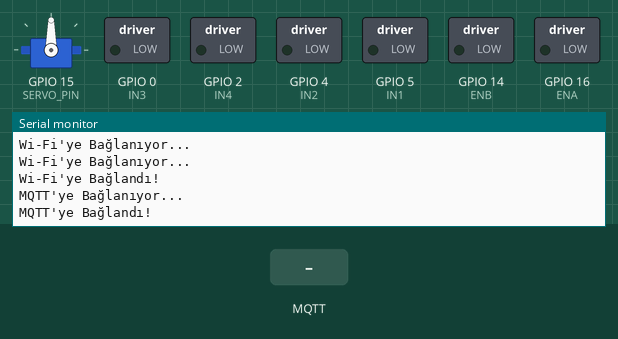
The sketch below on a simulated ESP8266 (NodeMCU). On the bench: servo, switched loads named in the sketch (green lamp = pin HIGH), the last lines printed to the serial monitor. The inputs (shaded band) are chosen by the test bench. WiFi joins after 1.5 s; servers stay silent unless stated; no MQTT or app messages arrive unless stated.

Above: at 2.7 s.
2.8 s: MQTT message "1" arrives on the first subscribed topic
At 4.0 s:
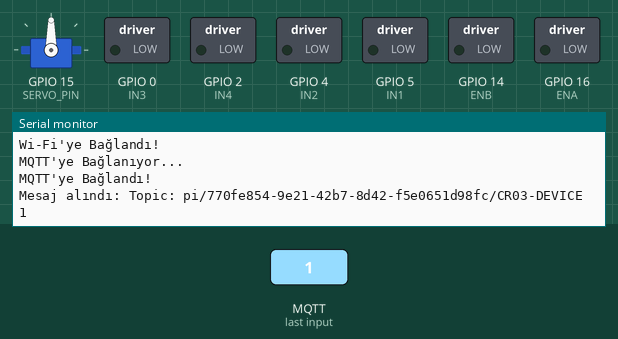
4.3 s: MQTT message "on" arrives on the first subscribed topic
At 5.2 s:
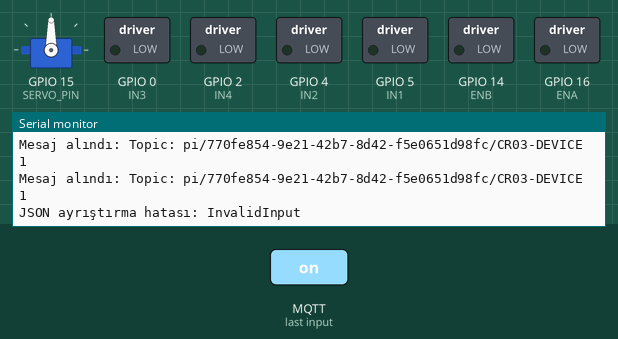

The sketch:

sorunsuz.ino
```cpp
#include <Servo.h>
#include <ESP8266WiFi.h>
#include <PubSubClient.h>
#include <ArduinoJson.h>

// Wi-Fi bağlantı bilgileri
const char* ssid = "Redmi Note 9";
const char* password = "canatan25";

// MQTT sunucu bilgileri
const char* mqttServer = "mqtt.prodiot.com";
const int mqttPort = 1883;
const char* mqttUser = "Crea";
const char* mqttPassword = "Crea!12";

// Cihazlar için pin tanımlamaları (ESP8266 pinleri)
const int ENA = 16; // Motor sürücü kartında ENA (PWM) - GPIO16 (OUT1 ve OUT2 için)
const int IN1 = 5;  // Motor sürücü kartında IN1 - GPIO5 (OUT1 için)
const int IN2 = 4;  // Motor sürücü kartında IN2 - GPIO4 (OUT2 için)
const int IN3 = 0;  // OUT3 motor kontrolü için IN3 - GPIO0 (Motor 2 için)
const int IN4 = 2;  // OUT4 motor kontrolü için IN4 - GPIO2 (Motor 2 için)
const int ENB = 14; // Motor sürücü kartında ENB (PWM) - GPIO14 (OUT3 ve OUT4 için)
const int SERVO_PIN = 15; // Servo motor (GPIO15)

Servo myServo; // Servo nesnesi

int motorSpeed = 1023; // Motor hızı maksimum (1023)
bool motorActive = false; // Motorun durumu (başlangıçta kapalı)
bool motor2Active = false; // OUT3/OUT4 motor durumu (başlangıçta kapalı)
bool servoActive = false; // Servo motorun durumu (başlangıçta kapalı)
int pressCount = 0; // Butona basma sayacı

// Wi-Fi ve MQTT nesneleri
WiFiClient espClient;
PubSubClient client(espClient);

void setup() {
    // Seri haberleşmeyi başlat
    Serial.begin(115200);

    // Motor pinlerini başlat
    pinMode(IN1, OUTPUT);
    pinMode(IN2, OUTPUT);
    pinMode(ENA, OUTPUT);
    pinMode(IN3, OUTPUT);
    pinMode(IN4, OUTPUT);
    pinMode(ENB, OUTPUT); // ENB pinini de çıkış olarak ayarla

    // Servo motoru başlat
    myServo.attach(SERVO_PIN);

    // Wi-Fi'ye bağlan
    WiFi.begin(ssid, password);
    while (WiFi.status() != WL_CONNECTED) {
        delay(500);
        Serial.println("Wi-Fi'ye Bağlanıyor...");
    }
    Serial.println("Wi-Fi'ye Bağlandı!");

    // MQTT sunucusuna bağlan
    client.setServer(mqttServer, mqttPort);
    client.setCallback(callback);
    while (!client.connected()) {
        Serial.println("MQTT'ye Bağlanıyor...");
        if (client.connect("ESP8266Client", mqttUser, mqttPassword)) {
            Serial.println("MQTT'ye Bağlandı!");
            // MQTT konusuna abone ol
            client.subscribe("pi/770fe854-9e21-42b7-8d42-f5e0651d98fc/CR03-DEVICE1");
        } else {
            Serial.print("Bağlanamadı, Hata Kodu: ");
            Serial.println(client.state());
            delay(2000);
        }
    }
}

void loop() {
    client.loop(); // MQTT bağlantısını canlı tut
}

void callback(char* topic, byte* payload, unsigned int length) {
    Serial.print("Mesaj alındı: ");
    Serial.print("Topic: ");
    Serial.println(topic);

    // Gelen veriyi işleyelim
    StaticJsonDocument<200> doc;
    DeserializationError error = deserializeJson(doc, payload, length);

    if (error) {
        Serial.print("JSON ayrıştırma hatası: ");
        Serial.println(error.c_str());
        return;
    }

    // Mesajın içeriğine göre motor ve servo durumunu güncelle
    if (doc.containsKey("motor1")) {
        int motor1Status = doc["motor1"].as<int>();

        if (motor1Status == 1) {
            pressCount++;  // Butona basma sayısını artır

            if (pressCount % 2 == 1) {
                // Servo motoru 90 dereceye döndür
                myServo.write(90);
                Serial.println("Servo motor 90 dereceye döndü.");

                // OUT3 ve OUT4'e bağlı motoru çalıştır
                digitalWrite(IN3, HIGH);
                digitalWrite(IN4, LOW);
                analogWrite(ENB, motorSpeed); // Motor hızı ayarı
                motor2Active = true;
                Serial.println("OUT3/OUT4'e bağlı motor çalıştırıldı.");

                // OUT1 ve OUT2'ye bağlı motoru çalıştır
                digitalWrite(IN1, HIGH);
                digitalWrite(IN2, LOW);
                analogWrite(ENA, motorSpeed);
                motorActive = true;
                Serial.println("OUT1/OUT2'ye bağlı motor çalıştırıldı.");

            } else {
                // Servo motoru 0 dereceye döndür
                myServo.write(0);
                Serial.println("Servo motor 0 dereceye döndü.");

                // OUT3 ve OUT4'e bağlı motoru durdur
                digitalWrite(IN3, LOW);
                digitalWrite(IN4, LOW);
                motor2Active = false;
                Serial.println("OUT3/OUT4'e bağlı motor durduruldu.");

                // OUT1 ve OUT2'ye bağlı motoru durdur
                digitalWrite(IN1, LOW);
                digitalWrite(IN2, LOW);
                analogWrite(ENA, 0);
                motorActive = false;
                Serial.println("OUT1/OUT2'ye bağlı motor durduruldu.");
            }
        }
    }
}
```

Measured:
- after the input at 2.8 s, the serial monitor: prints a new line at once (image 1)
- after the input at 4.3 s, the serial monitor: prints a new line at once (image 2)
